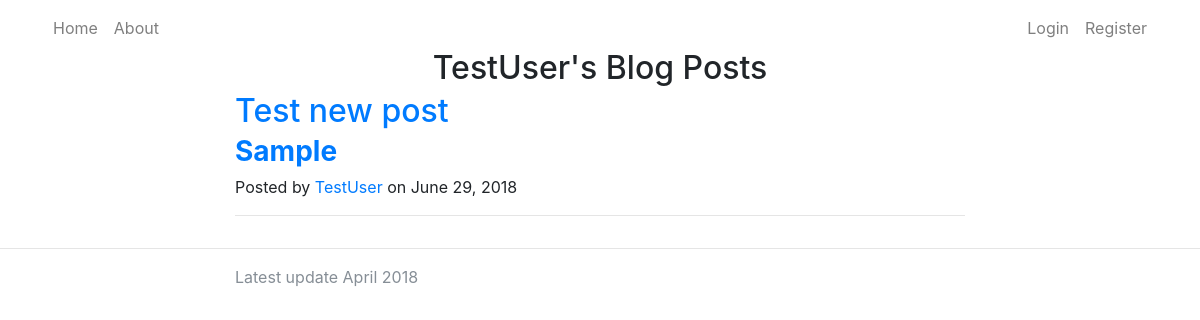
Page /profile/TestUser on the committed database.
### dbModels.py (models this page shows, shortened)
class Blogpost(db.Model):
    id = db.Column(db.Integer, primary_key=True)
    title = db.Column(db.String(50))
    topic = db.Column(db.String(50))
    author = db.Column(db.String(20))
    date_posted = db.Column(db.DateTime)
    content = db.Column(db.Text)

### routing.py (the view)
@app.route('/profile/<username>')
def profile(username):
    posts = Blogpost.query.filter_by(author=username).order_by(Blogpost.date_posted.desc()).all()
    return render_template('profile.html', posts=posts, username = username)

### templates/profile.html
{% extends 'base.html' %}
{% block content %}
<h2 id="pageTitle">
  {{ username }}'s Blog Posts
</h2>
<div class="container">
  <div class="row">
    <div class="col-lg-8 col-md-10 mx-auto">
    {% for post in posts %}
      <div class="post-preview">
        <a href="{{ url_for('post', post_id=post.id) }}">
          <h2 class="post-title">
            {{ post.title }}
          </h2>
        </a>
        <h3 class="post-subtitle">
          <a href="{{ url_for('topic', topic = post.topic) }}"><strong> {{ post.topic }} </strong></a>
        </h3>
        <p class="post-meta">Posted by
          <a href="{{ url_for('profile', username = post.author) }}">{{ post.author }}</a>
           on {{ post.date_posted.strftime('%B %d, %Y') }}</p>
      </div>
      <hr>
      {% endfor %}
    </div>
  </div>
</div>
{% endblock content %}

### static/stylesheet.css (style rules this page uses)
body { margin-top: 50px; }
#pageTitle { text-align: center; }

### rows in the picture
Blogpost: author "TestUser", title "Test new post", topic "Sample", date_posted "June 29, 2018"
